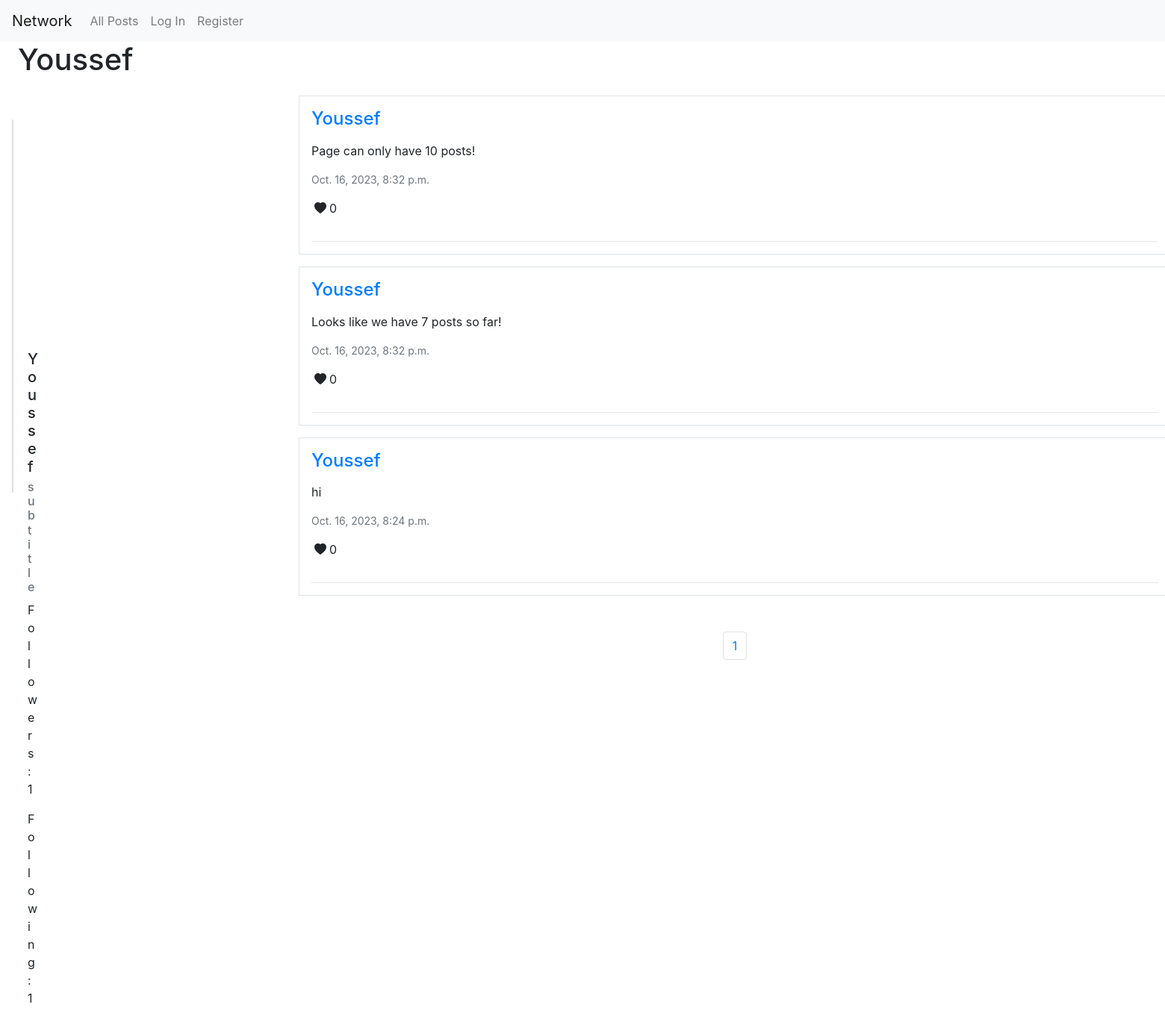
The page /profile/2 on the database its author committed.
### network/models.py (models this page shows, shortened)
class User(AbstractUser):
    pass

class Post(models.Model):
    user = models.ForeignKey(User, on_delete=models.CASCADE, related_name="post_user")
    content = models.CharField(max_length=600)
    created_at = models.DateTimeField(auto_now_add=True)
    edited_at = models.DateTimeField(auto_now=True)
    likes = models.IntegerField(default = '0')

### network/views.py (the view, shortened to what this page needs)
# urls.py: path("profile/<int:user_id>", views.profile, name="profile"),
def profile(request, user_id):
    user = User.objects.get(pk=user_id)
    posts = Post.objects.filter(user=user).order_by("id").reverse()
    p = Paginator(posts, 10)
    number_of_pages = p.page_range
    current_page = request.GET.get('page')
    page_posts = p.get_page(current_page)
    current_user = request.user
    likes = Like.objects.all()
    liked_posts = []
    for like in likes:
        if like.user.id == current_user.id:
            liked_posts.append(like.post.id)
    following = Follow.objects.filter(following = user)
    followers = Follow.objects.filter(followed = user)
    try:
        visitor = User.objects.get(pk=request.user.id)
    except:
        return render(request, "network/profile.html", {
        "posts" : page_posts,
        "number_of_pages" : number_of_pages,
        "current_page" : current_page,
        "user_name" : user.username,
        "following" : following,
        "followers" : followers,
        "visited_user" : user,
        "liked_posts" : liked_posts,
    })

### network/templates/network/profile.html (shortened to what this page needs)
{% extends "network/layout.html" %}
{% load static %}
{% block body %}
    <h1 class="mx-4">{{ user_name }}</h1>
    <div class="d-flex">
        <div class="card mx-3 mt-5 " style="width: 18rem; height:500px">
            <div class="card-body d-flex flex-column">
                <h5 class="card-title">{{ user_name }}</h5>
                <h6 class="card-subtitle mb-2 text-muted">subtitle</h6>
                <div class="row d-flex">
                    <p class="card-text col-6">Followers: {{ followers.count }} </p>
                    <p class="card-text col-6">Following: {{ following.count }} </p>
                </div>
            </div>
        </div>
        <div class="d-flex flex-column align-items-center" style="margin-left: 350px;">
            <section class="all-posts" style="width: 1200px;">
                {% for post in posts %}
                <div class="border mx-3 px-3 mt-3" id="post_{{ post.id }}">
                    <div class="d-flex justify-content-between">
                        <div>
                            <h4 class="my-3"><a style="text-decoration: none;" href="{% url 'profile' user_id=post.user.id %}">{{ post.user }}</a></h4>
                        </div>
                    </div>
                    <p id="content_{{ post.id }}">{{ post.content }}</p>
                    <p class="text-muted" style="font-size: 14px;"> {{ post.created_at }} </p>
                    <div class="d-flex">
                        <svg class="my-1 mx-1" xmlns="http://www.w3.org/2000/svg" width="16" height="16" fill="currentColor" class="bi bi-heart-fill" viewBox="0 0 16 16">
                            <path fill-rule="evenodd" d="M8 1.314C12.438-3.248 23.534 4.735 8 15-7.534 4.736 3.562-3.248 8 1.314z"/>
                          </svg> <p id="post_likes_{{ post.id }}">{{ post.likes }}</p>
                    </div>
                    <hr>
                </div>
            {% endfor %}
            </section>
            <div class="mt-5">
                <nav aria-label="Page navigation example">
                    <ul class="pagination">
                        {% for page in number_of_pages %}
                        <li class="page-item" ><a class="page-link" id="page-number" href="?page={{ page }}">{{ page }}</a></li>
                        {% endfor %}
                    </ul>
                    </nav>
            </div>
        </div>
    </div>
{% endblock %}

### network/static/network/styles.css (style rules this page uses)
a { text-decoration: none; }

### rows shown on the page
User: username "Youssef"
Post: user "Youssef", content "Page can only have 10 posts!", created_at "Oct. 16, 2023, 8:32 p.m.", likes "0"
Post: user "Youssef", content "Looks like we have 7 posts so far!", created_at "Oct. 16, 2023, 8:32 p.m.", likes "0"
Post: user "Youssef", content "hi", created_at "Oct. 16, 2023, 8:24 p.m.", likes "0"

### other values the page prints
{{ followers.count }} "1"
{{ following.count }} "1"
{{ page }} "1"
